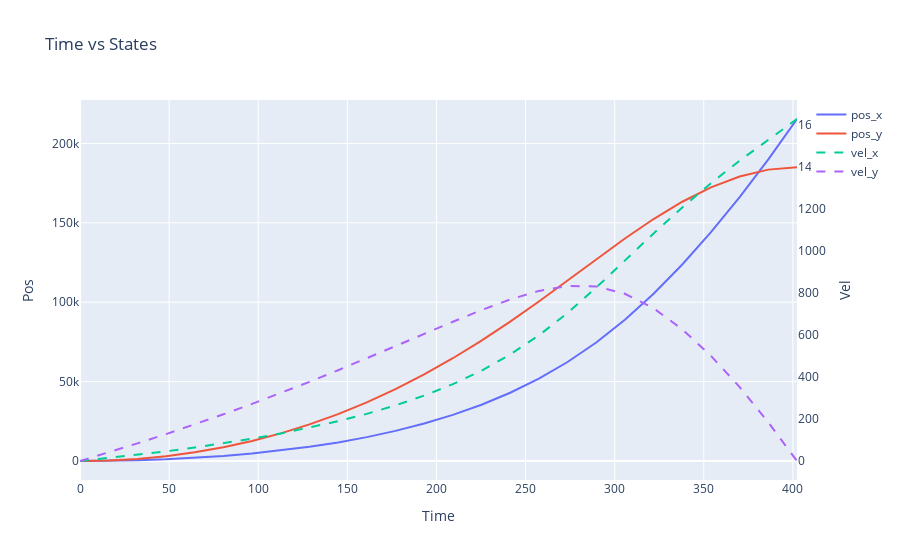

Notebook code for this chart:
### Code cell
plot(
    t,[x[:,0], x[:,1]], y2 = [x[:,2], x[:,3]],
    title="Time vs States", 
    xlabel="Time", 
    ylabel=("Pos", "Vel"),
    trace_names=("pos_x", "pos_y", "vel_x", "vel_y")
    )
